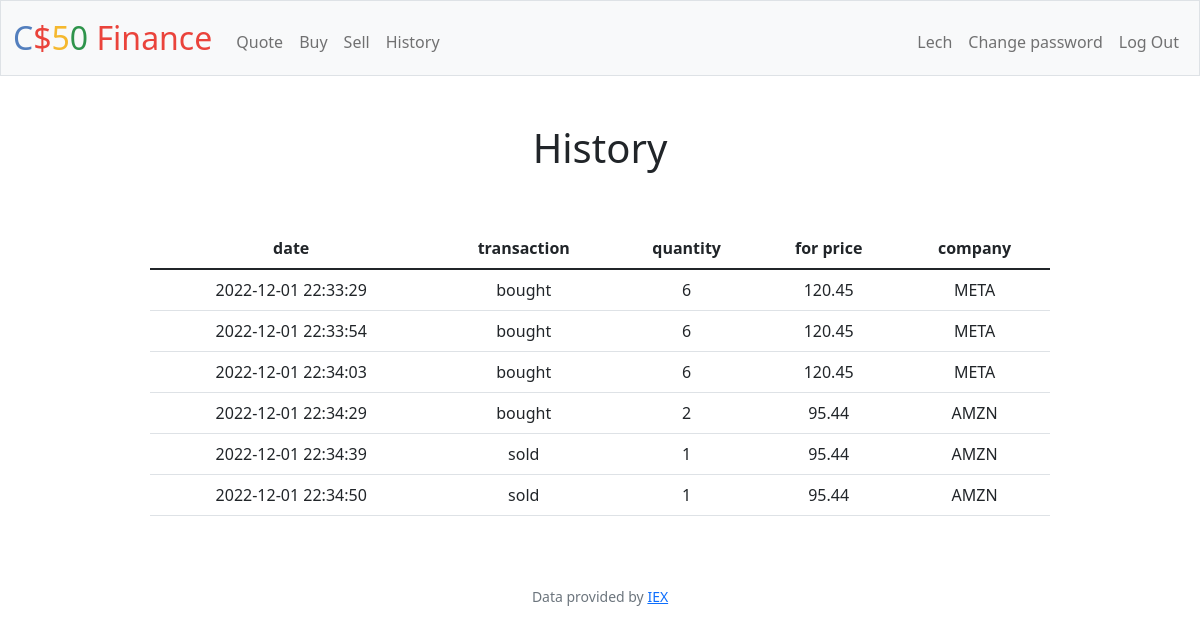
Screenshot of /history (signed in) with the database file from the repository.
### tables this page shows
CREATE TABLE purchases (
    when_did    TEXT NOT NULL,
    person_id   INTEGER NOT NULL,
    did_what    TEXT NOT NULL,
    how_many    INTEGER NOT NULL,
    for_price   NUMERIC NOT NULL,
    of_company     TEXT NOT NULL,
    PRIMARY KEY (when_did),
    FOREIGN KEY (person_id) REFERENCES users(id)
);

### app.py (the view)
@app.route("/history")
@login_required
def history():
    return render_template("history.html", history=read_history(id()))

### app.py (called while the page is built)
@app.after_request
def after_request(response):
    response.headers["Cache-Control"] = "no-cache, no-store, must-revalidate"
    response.headers["Expires"] = 0
    response.headers["Pragma"] = "no-cache"
    return response

### db.py (called while the page is built)
def read_history(id):
    return db.execute(
        "SELECT when_did, did_what, how_many, for_price, of_company FROM purchases WHERE person_id=? ORDER BY when_did ASC",
        id,
    )

### helpers.py (called while the page is built)
def login_required(f):
    @wraps(f)
    def decorated_function(*args, **kwargs):
        if session.get("user_id") is None:
            return redirect("/login")
        return f(*args, **kwargs)
    return decorated_function

def id():
    return session["user_id"]

### templates/history.html (shortened to what this page needs)
{% extends "layout.html" %}
{% block main %}
<h1>History</h1>
<div class="mt-5 justify-content-center" style="display:inline-block; width: 900px">
    <table class="table table-hover">
        <thead class="thead-dark">
            <tr>
                <th>date</th>
                <th>transaction</th>
                <th>quantity</th>
                <th>for price</th>
                <th>company</th>
            </tr>
        </thead>
        {% for row in history %}
        <tr>
            {% for value in row.values() %}
            <td>
                {{ value }}
            </td>
            {% endfor %}
        </tr>
        {% endfor %}
    </table>
</div>
{% endblock %}

### rows the page displays
purchases: when_did "2022-12-01 22:33:29", did_what "bought", values "6", for_price "120.45", of_company "META"
purchases: when_did "2022-12-01 22:33:54", did_what "bought", values "6", for_price "120.45", of_company "META"
purchases: when_did "2022-12-01 22:34:03", did_what "bought", values "6", for_price "120.45", of_company "META"
purchases: when_did "2022-12-01 22:34:29", did_what "bought", values "2", for_price "95.44", of_company "AMZN"
purchases: when_did "2022-12-01 22:34:39", did_what "sold", values "1", for_price "95.44", of_company "AMZN"
purchases: when_did "2022-12-01 22:34:50", did_what "sold", values "1", for_price "95.44", of_company "AMZN"

### other values shown
{{ session["user_name"] }} "Lech"
